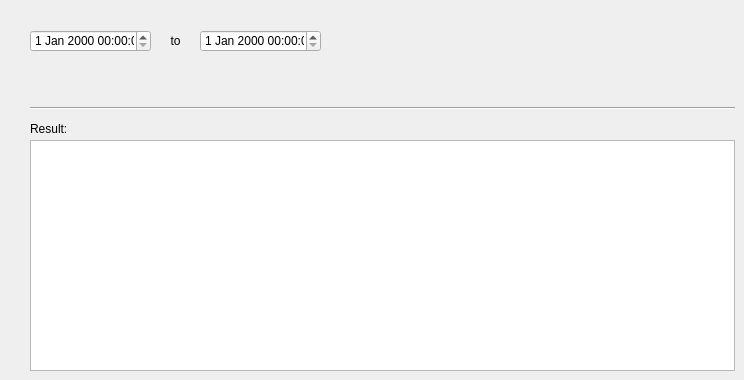
     <widget class="QWidget" name="tab_4">
      <attribute name="title">
       <string>Scada</string>
      </attribute>
      <widget class="QDateTimeEdit" name="dateTimeEdit_4">
       <property name="geometry">
        <rect>
         <x>30</x>
         <y>30</y>
         <width>121</width>
         <height>22</height>
        </rect>
       </property>
      </widget>
      <widget class="QTableWidget" name="tableWidget_4">
       <property name="geometry">
        <rect>
         <x>30</x>
         <y>140</y>
         <width>705</width>
         <height>231</height>
        </rect>
       </property>
      </widget>
      <widget class="Line" name="line_4">
       <property name="geometry">
        <rect>
         <x>30</x>
         <y>100</y>
         <width>705</width>
         <height>16</height>
        </rect>
       </property>
       <property name="orientation">
        <enum>Qt::Horizontal</enum>
       </property>
      </widget>
      <widget class="QLabel" name="label_58">
       <property name="geometry">
        <rect>
         <x>160</x>
         <y>30</y>
         <width>31</width>
         <height>22</height>
        </rect>
       </property>
       <property name="font">
        <font>
         <pointsize>9</pointsize>
        </font>
       </property>
       <property name="frameShape">
        <enum>QFrame::NoFrame</enum>
       </property>
       <property name="frameShadow">
        <enum>QFrame::Raised</enum>
       </property>
       <property name="text">
        <string>to</string>
       </property>
       <property name="textFormat">
        <enum>Qt::AutoText</enum>
       </property>
       <property name="scaledContents">
        <bool>false</bool>
       </property>
       <property name="alignment">
        <set>Qt::AlignCenter</set>
       </property>
       <property name="margin">
        <number>3</number>
       </property>
      </widget>
      <widget class="QDateTimeEdit" name="dateTimeEdit_5">
       <property name="geometry">
        <rect>
         <x>200</x>
         <y>30</y>
         <width>121</width>
         <height>22</height>
        </rect>
       </property>
      </widget>
      <widget class="QLabel" name="label_55">
       <property name="geometry">
        <rect>
         <x>30</x>
         <y>118</y>
         <width>90</width>
         <height>22</height>
        </rect>
       </property>
       <property name="font">
        <font>
         <pointsize>9</pointsize>
        </font>
       </property>
       <property name="frameShape">
        <enum>QFrame::NoFrame</enum>
       </property>
       <property name="frameShadow">
        <enum>QFrame::Plain</enum>
       </property>
       <property name="text">
        <string>Result:</string>
       </property>
       <property name="textFormat">
        <enum>Qt::AutoText</enum>
       </property>
       <property name="scaledContents">
        <bool>false</bool>
       </property>
       <property name="alignment">
        <set>Qt::AlignLeading|Qt::AlignLeft|Qt::AlignVCenter</set>
       </property>
       <property name="margin">
        <number>3</number>
       </property>
      </widget>
     </widget>
